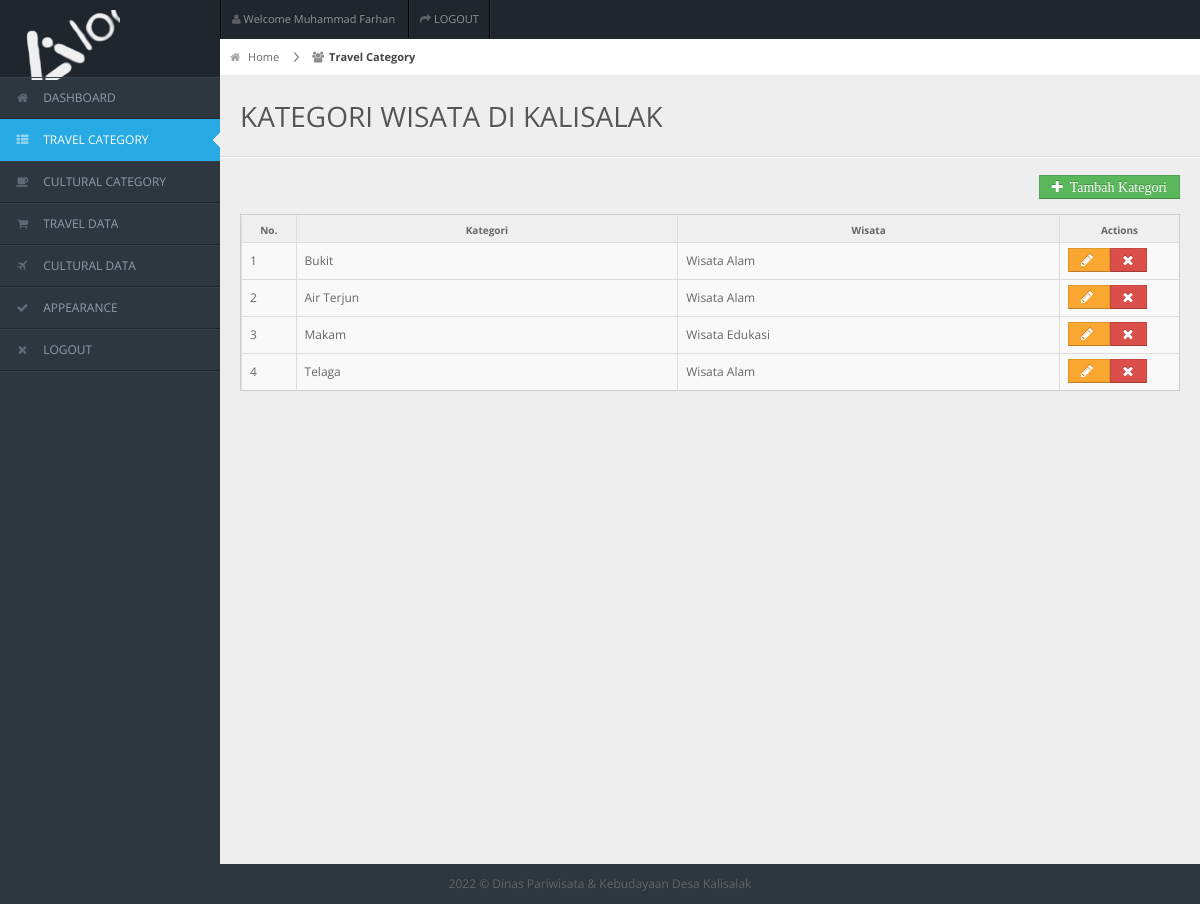
The page /back/admin/kategori-wisata.php?edit_kategori=sukses (signed in) on the database its author committed.
### tables this page shows
CREATE TABLE `tbkategoriwisata` (
  `kdkategori` int(10) NOT NULL,
  `kategori` varchar(50) NOT NULL,
  `ket` varchar(50) NOT NULL
);

### back/admin/kategori-wisata.php (the view, shortened to what this page needs)
<?php include 'header.php'; ?>
<div id="content">
<div id="content-header">
	<div id="breadcrumb">
		<a href="index.php" title="Go to Home" class="tip-bottom"><i class="icon-home"></i> Home</a>
		<a class="current"><i class="icon-group"></i>Travel Category</a>
	</div>
    <h1>KATEGORI WISATA DI KALISALAK</h1><hr>
    <div class="container-fluid">
    <div class="col card-header text-right">
    <a style="margin-left:25px" data-toggle="modal" data-target="#myModal" class="btn btn-success icon-plus"></i>&nbsp Tambah Kategori</a>
</div>
</div>
</div>
<div class="container-fluid">
	<div class="widget-box">
		<div class="widget-content nopadding">
            <table class="table table-bordered data-table" width="100%">
              <thead>
                <tr>
                	<th width="5%">No.</th>
					<th width="35%">Kategori</th>
					<th width="35%">Wisata</th>
					<th width="11%">Actions</th>
                </tr>
              </thead>
              <tbody>
<?php
$sql = "SELECT * FROM tbkategoriwisata ORDER BY kdkategori DESC";
$hsl = mysqli_query($con, $sql);
$nomor = 1;
while ($data=mysqli_fetch_array($hsl)) {
echo "<tr>";
echo "<td>$nomor</td>";
$id = $data["kdkategori"];
$kategori = $data["kategori"];
$ket = $data["ket"];
echo "<td>$kategori</td>";
echo "<td>$ket</td>";
echo "<td><a class='btn btn-warning icon-pencil' href='edit-kategoriwisata.php?id=$id'> </a> ";
echo"<a class='btn btn-danger icon-remove' href='hapus-kategoriwisata.php?id=$id' onclick=\"return confirm('Apakah Yakin Data Ini Akan Dihapus?');\"> </a></td>";
echo "</tr>";
	$nomor++;
}
?>
            </tbody>
          	</table>
      	</div>
	</div>
</div>
</div>
<?php include 'footer.php'; ?>

### back/css/matrix-style.css (style rules this page uses)
* { outline:none !important; -moz-outline: none !important; }
html, body { height:100% }
body { overflow-x: hidden; margin-top: -10px; font-family: 'Open Sans', sans-serif; font-size:12px; color:#666; }
a { color:#666; }
select, textarea, input[type="text"], input[type="password"], input[type="datetime"], input[type="datetime-local"], input[type="date"], input[type="month"], input[type="time"], input[type="week"], input[type="number"], input[type="email"], input[type="url"], input[type="search"], input[type="tel"], input[type="color"], .uneditable-input, .label, .dropdown-menu, .btn, .well, .progress, .table-bordered, .btn-group > .btn:first-child, .btn-group > .btn:last-child, .btn-group > .btn:last-child, .btn-group > .dropdown-toggle, .alert { border-radius:0px; }
.btn, textarea, input[type="text"], input[type="password"], input[type="datetime"], input[type="datetime-local"], input[type="date"], input[type="month"], input[type="time"], input[type="week"], input[type="number"], input[type="email"], input[type="url"], input[type="search"], input[type="tel"], input[type="color"], .uneditable-input { box-shadow:none; }
.progress, .progress-success .bar, .progress .bar-success, .progress-warning .bar, .progress .bar-warning, .progress-danger .bar, .progress .bar-danger, .progress-info .bar, .progress .bar-info, .btn, .btn-primary { background-image:none; }
hr { border-top-color:#dadada; }
#content { background: none repeat scroll 0 0 #eeeeee; margin-left: 220px; margin-right: 0; padding-bottom: 25px; position: relative; min-height:100%; width: auto; }
#content-header { position: abslute; width: 100%; margin-top: -38px; z-index: 20; }
#content-header h1 { color: #555555; font-size: 28px; font-weight: normal; float: none; text-shadow: 0 1px 0 #ffffff; margin-left: 20px; position: relative; }
#content-header h1, #content-header .btn-group { margin-top: 20px; }
#breadcrumb { background-color: #fff; border-bottom: 1px solid #e3ebed; }
#breadcrumb a { padding: 8px 20px 8px 10px; display: inline-block; background-image: url('../img/breadcrumb.png'); background-position: center right; background-repeat: no-repeat; font-size: 11px; color: #666666; }
#breadcrumb a:last-child { background-image:none; }
#breadcrumb a.current { font-weight: bold; color: #444444; }
#breadcrumb a i { margin-right: 5px; opacity: .6; }
.stat-boxes .peity_bar_good, .stat-boxes .peity_line_good, { color: #459D1C; }
.widget-box { background: none repeat scroll 0 0 #F9F9F9; border-left: 1px solid #CDCDCD; border-top: 1px solid #CDCDCD; border-right: 1px solid #CDCDCD; clear: both; margin-top: 16px; margin-bottom: 16px; position: relative; }
.widget-title, .modal-header, .table th, div.dataTables_wrapper .ui-widget-header { background:#efefef; border-bottom: 1px solid #CDCDCD; height: 36px; }
.widget-content { padding:15px; border-bottom: 1px solid #cdcdcd; }
.table th { height: auto; font-size: 10px; padding: 5px 10px 2px; border-bottom: 0; text-align: center; color: #666666; }
.nopadding { padding: 0 !important; }
.nopadding .table { margin-bottom: 0; }
.nopadding .table-bordered { border: 0; }

### back/css/matrix-media.css (style rules this page uses)
body { background:#2E363F; }

### rows shown on the page
tbkategoriwisata: kategori "Bukit", ket "Wisata Alam"
tbkategoriwisata: kategori "Air Terjun", ket "Wisata Alam"
tbkategoriwisata: kategori "Makam", ket "Wisata Edukasi"
tbkategoriwisata: kategori "Telaga", ket "Wisata Alam"
